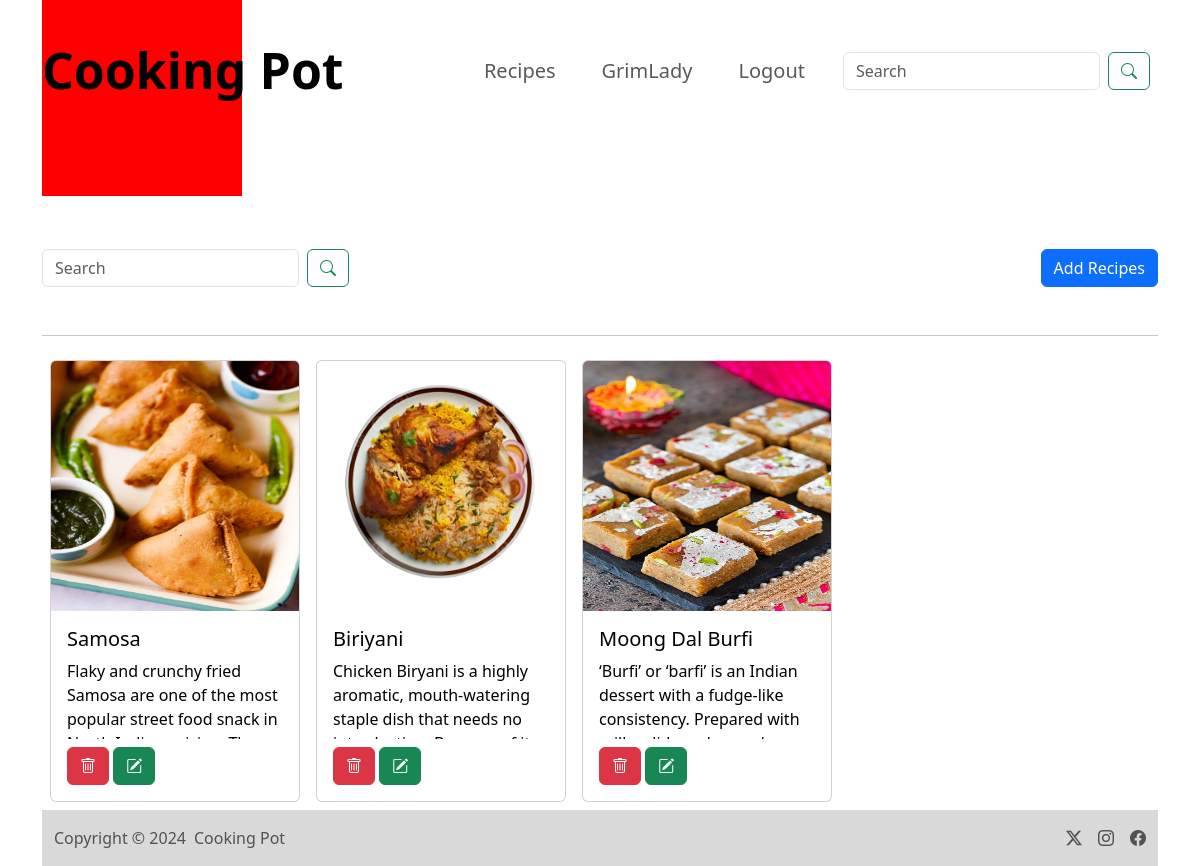
Page /recipe/ (signed in) on the earlier database version.
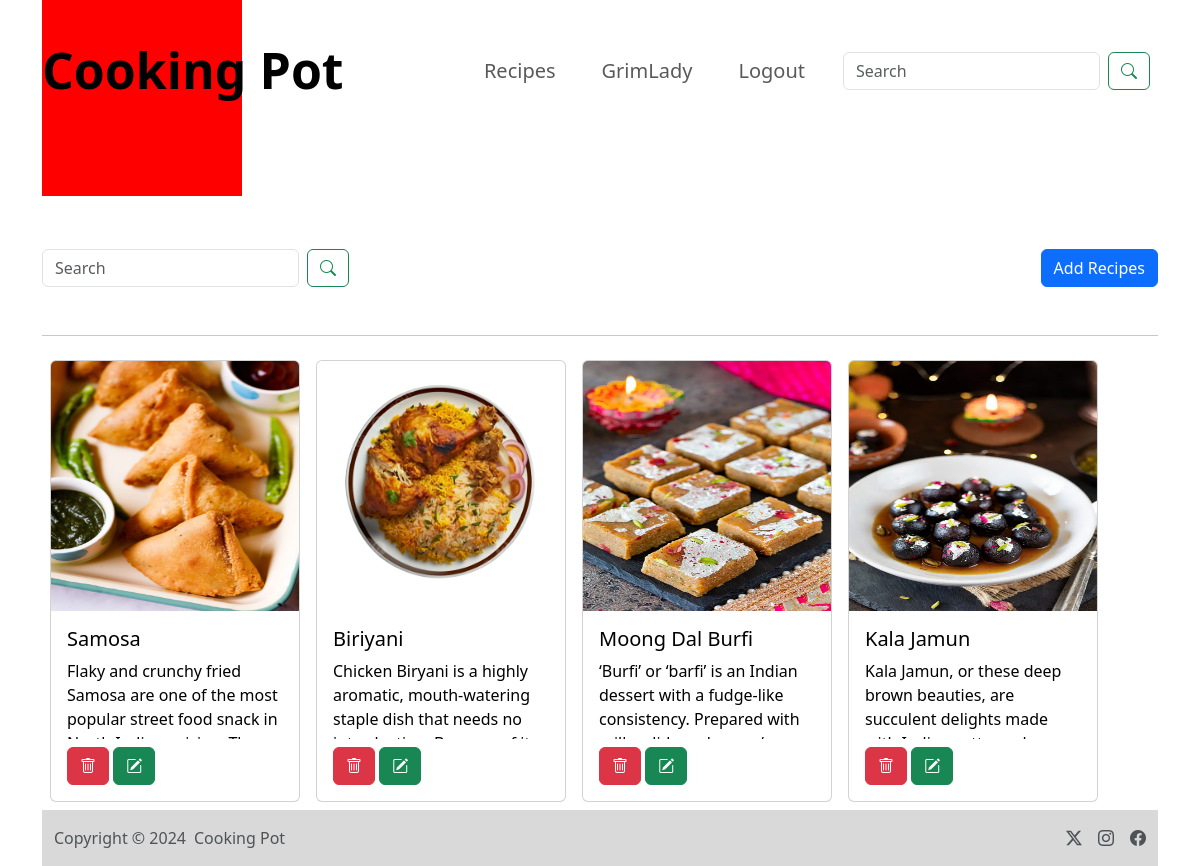
Same page on the later database version.
### All/models.py (models this page shows)
class Recipe(models.Model):
    user = models.ForeignKey(User, on_delete = models.SET_NULL, null = True, blank = True)
    recipe_name = models.CharField(max_length=100)
    recipe_description = models.TextField()
    recipe_image = models.ImageField(upload_to="images")

### All/views.py (the view, shortened to what this page needs)
# urls.py: path('recipe/', recipe, name = "recipe"),
@login_required(login_url="/login_page/")
def recipe(request):
    queryset = Recipe.objects.all()
    if request.GET.get('search'):
        queryset= queryset.filter(recipe_name__icontains = request.GET.get('search'))
    context = {'recipes' : queryset}
    return render(request, 'recipe.html', context)

### All/Templates/recipe.html (shortened to what this page needs)
{% extends "base.html" %}
{% load static %}
{% block start%}
<div class="container mt-10 ">
    <div class="d-flex justify-content-between mb-5">
      <form class="d-flex">
        <input name="search" class="form-control search-box me-2" type="search" placeholder="Search" aria-label="Search">
        <button class="btn btn-outline-success me-2" type="submit"><i class="bi bi-search"></i></button>
    </form>
    <div>
      <button type="button" class="btn btn-add btn-primary" data-bs-toggle="modal" data-bs-target="#exampleModal">Add Recipes</button>
    </div>
  </div>
  <hr>
  <div class="d-flex flex-wrap">
    {% for recipe in recipes %}
    <a href="#" class="card-link text-decoration-none text-black" data-bs-toggle="modal" data-bs-target="#recipeModal{{ recipe.id }}">
      <div class="card m-2" style="width: 250px;">
        <img src="/media/{{ recipe.recipe_image }}" class="card-img-top" style="height: 250px;">
        <div class="card-body">
          <h5 class="card-title">{{ recipe.recipe_name }}</h5>
          <p class="card-text" style="height: 80px; overflow: hidden; text-overflow: ellipsis;">{{ recipe.recipe_description }}</p>
          <a href="/delete_recipe/{{ recipe.id }}/" class="btn btn-danger mt-2"> <i class="bi bi-trash"></i> </a>
          <a href="/update_recipe/{{ recipe.id }}/" class="btn btn-success mt-2"><i class="bi bi-pencil-square"></i> </a>
        </div>
      </div>
    </a>
    {% endfor %}
  </div>
{% endblock %}

Differences in the rows shown:
added Recipe: recipe_image (picture), recipe_name "Kala Jamun", recipe_description "Kala Jamun, or these deep brown beauties, are succulent delights made…"
